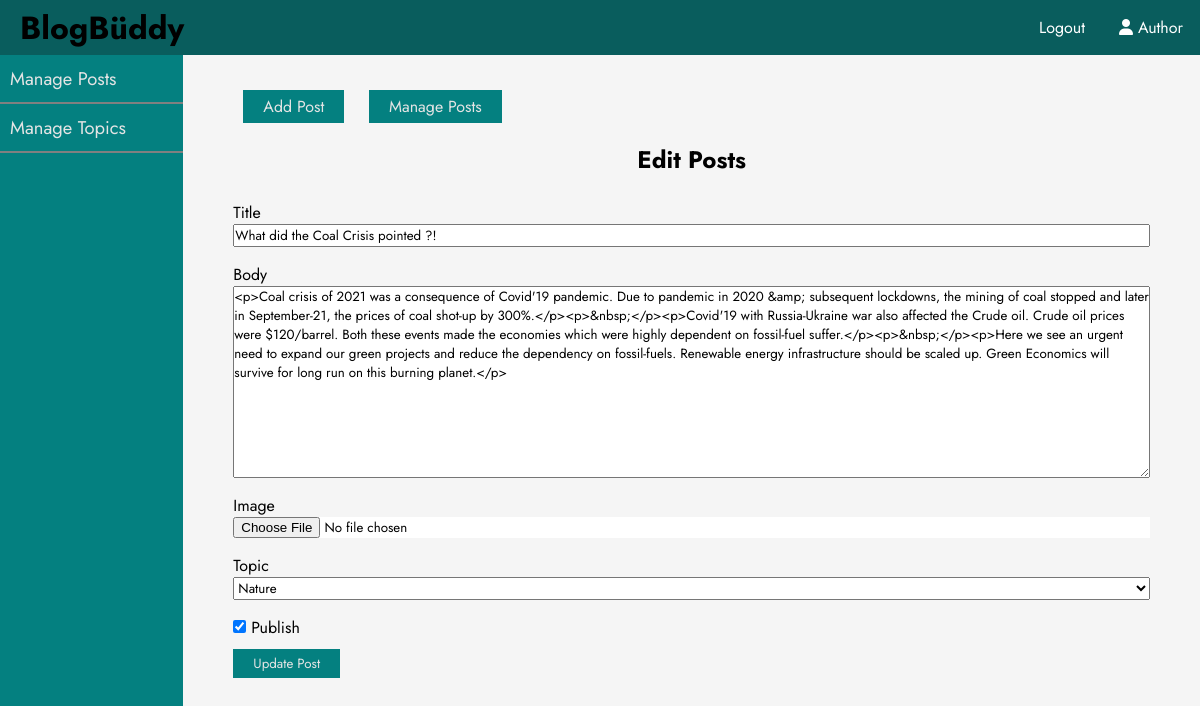
The app's page /admin/post/edit.php?id=39 (signed in) with its own data.
### tables this page shows
CREATE TABLE `posts` (
  `id` int(11) NOT NULL,
  `user_id` int(11) NOT NULL,
  `username` varchar(60) NOT NULL,
  `topic_id` int(11) DEFAULT NULL,
  `title` varchar(255) NOT NULL,
  `image` varchar(255) NOT NULL,
  `body` text NOT NULL,
  `published` tinyint(4) NOT NULL,
  `created_at` datetime NOT NULL DEFAULT current_timestamp(),
  `likes` int(11) NOT NULL,
  `views` int(11) NOT NULL
);

### app/database/db.php (called while the page is built, shortened)
<?php
    require("connect.php");
    function executeQuery($sql, $data)
    {
        global $conn;
        $stmt = $conn->prepare($sql);
        $values = array_values($data);
        $types = str_repeat('s', count($values));
        $stmt->bind_param($types,...$values);
        $stmt->execute();
        return $stmt;
    }
    function selectAll($table, $conditions = [])
    {
        global $conn;
        $sql = "SELECT * FROM $table";
        if(empty($conditions))
        {
            $stmt = $conn->prepare($sql);
            $stmt->execute();
            $records = $stmt->get_result()->fetch_all(MYSQLI_ASSOC);
            return $records;
        }
    }
    function selectOne($table, $conditions)
    {
        $sql = "SELECT * FROM $table ";
        $i=0;
        foreach($conditions as $key=>$value)
        {
            if($i===0){
                $sql = $sql . " WHERE $key=?";
            }
            else{
                $sql = $sql . " AND $key=?";
            }
            $i++;
        }
        $sql = $sql . " LIMIT 1";
        $stmt = executeQuery($sql , $conditions);
        $records = $stmt->get_result()->fetch_assoc();
        return $records;
    }
?>

### app/controllers/posts.php (called while the page is built, shortened)
<?php
include("C:/xampp/htdocs/blogbuddy/app/database/db.php");
$topics = selectAll('topics');
$table = 'posts' ;
$image='';
if (isset($_GET['id']))
{
    $post = selectOne($table, ['id'=>$_GET['id']]);
    $title = $post['title'];
    $body = $post['body'];
    $topic_id = $post['topic_id'];
}
?>

### admin/post/edit.php (the view, shortened to what this page needs)
<?php include("C:/xampp/htdocs/blogbuddy/app/controllers/posts.php");
?>
<!DOCTYPE html>
<html lang="en">
<head>
  <link rel="stylesheet" href="https://cdnjs.cloudflare.com/ajax/libs/font-awesome/6.1.1/css/all.min.css" />
  <link rel="stylesheet" type="text/css" href="../../assets/css/admin-style.css">
</head>
<body>
  <?php include("C:/xampp/htdocs/blogbuddy/app/includes/adminHeader.php"); ?>
  <div class="page-wrapper">
      <div class="admin-wrapper">
          <?php include("C:/xampp/htdocs/blogbuddy/app/includes/adminSidebar.php"); ?>
          <div class="admin-content">
            <div class="button-group">
                <a href="create.php" class="btn">Add Post</a>
                <a href="index.php" class="btn">Manage Posts</a>
            </div>
            <div class="content">
                <h2 class="page-title">Edit Posts</h2>
                <form action="edit.php" method="POST" enctype="multipart/form-data">
                    <div class="input-group">
                        <label for="post-title">Title</label>
                        <input type="text" name="title" value="<?php echo $title;?>" id="post-title">
                    </div>
                    <div class="input-group">
                        <label for="body">Body</label>
                        <textarea name="body" id="body" cols="30" rows="10"><?php echo $body;?></textarea>
                    </div>
                    <div class="input-group">
                        <label for="image">Image</label>
                        <input type="file" name="image" id="image" style="background-color: white;" value="<?php echo $image;?>">
                    </div>
                    <div class="input-group">
                        <label for="selected-topic">Topic</label>
                        <select name="topic_id" id="selected-topic">
                            <?php foreach($topics as $key => $topic): ?>
                                <?php if(!empty($topic_id) && ($topic_id === $topic['id'])): ?>
                                    <option selected value="<?php echo $topic_id; ?>"><?php echo $topic['name'];?></option>
                                <?php else: ?>
                                    <option value="<?php echo $topic['id']; ?>"><?php echo $topic['name'];?></option>
                                <?php endif; ?>
                            <?php endforeach; ?>
                        </select>
                    </div>
                    <div>
                    <?php if(empty($published) && $published == 0):?>
                            <label for="published" class="pub-label">
                                <input type="checkbox" name="published" id="published"  class="pub-label">
                                Publish
                            </label>
                        <?php else:?>
                            <label for="published" class="pub-label">
                                <input type="checkbox" name="published" id="published"  class="pub-label" checked>
                                Publish
                            </label>
                        <?php endif;?>
                    </div>
                    <div class="input-group">
                        <button type="submit" name="update-post" class="btn">Update Post</button>
                    </div>
                </form>
            </div>
          </div>
      </div>
  </div>
</body>
</html>

### app/assets/css/admin-style.css (style rules this page uses)
* { font-family: 'Jost', sans-serif; margin: 0px; padding: 0px; box-sizing: border-box; }
:root { --pri-col: teal; --sec-col: black; --tri-col: whitesmoke; --sdw-col: #e4e4e4; }
body { height: 100vh; width: 100%; background: whitesmoke; }
a { text-decoration: none; color: inherit; }
.page-wrapper { height:100%; }
.admin-wrapper { height: 100%; display: flex; }
.admin-content { margin:auto; flex:8; height: 100%; width: fit-content; padding: 40px ; overflow-y: scroll; }
.btn { padding:5px 20px; margin:10px; background-color: rgb(4, 128, 128); color: #e4e4e4; border: none; }
.page-title { margin: 1.5rem; text-align: center; }
.input-group label, .input-group input, .input-group textarea, .input-group select { width: 100%; display: block; }
.input-group { margin-bottom: 1rem; }
.input-group button { margin: 10px 0px; }

### admin/post/edit.php (style rules this page uses)
body { z-index:0; overflow-y:hidden; }
.page-wrapper { height:100%; }
.admin-wrapper { height: 100%; width: 100%; display: flex; position:fixed; top:55px; }
.admin-content { margin:auto; flex:5; height: 100%; padding: 40px 50px ; overflow-y: scroll; width: fit-content; }

### records on screen
posts: title "What did the Coal Crisis pointed ?!", body "<p>Coal crisis of 2021 was a consequence of Covid'19 pandemic. Due to pandemic in 2020 &amp; subsequent lockdowns, the mining of coal stopped and later in September-21, the prices of coal shot-up by 300%.</p><p>&nbsp;</p><p>Covid'19 with Russia-Ukraine war also affected the Crude oil. Crude oil prices were $120/barrel. Both these events made the economies which were highly dependent on fossil-fuel suffer.</p><p>&nbsp;</p><p>Here we see an urgent need to expand our green projects and reduce the dependency on fossil-fuels. Renewable energy infrastructure should be scaled up. Green Economics will survive for long run on this burning planet.</p>"

### other values on screen
$_SESSION['username'] "Author"
form field topic_id "Nature"
